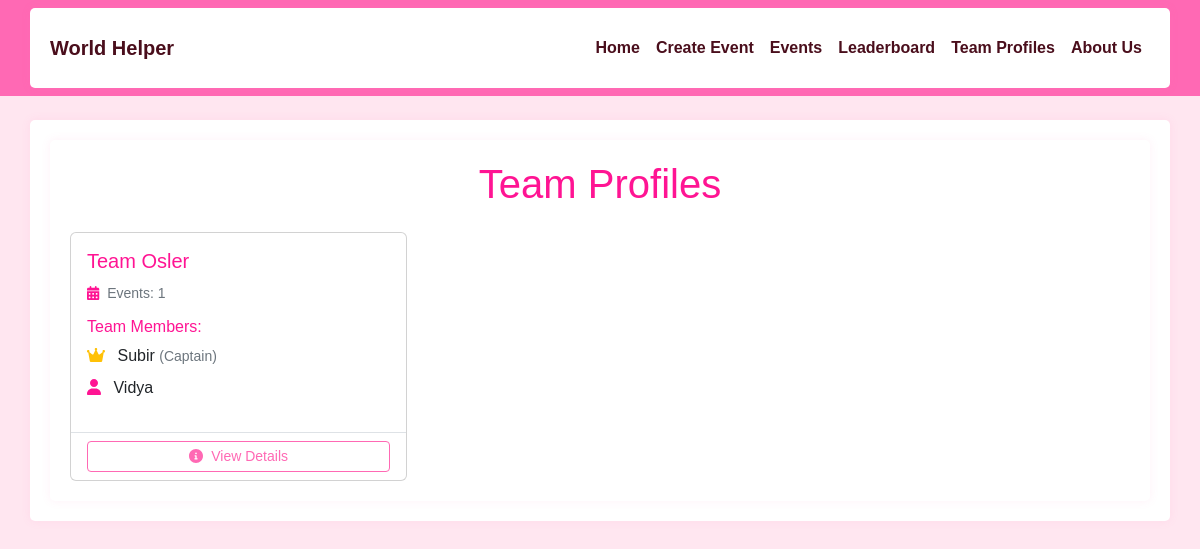
The app's page /team_profiles, older data.
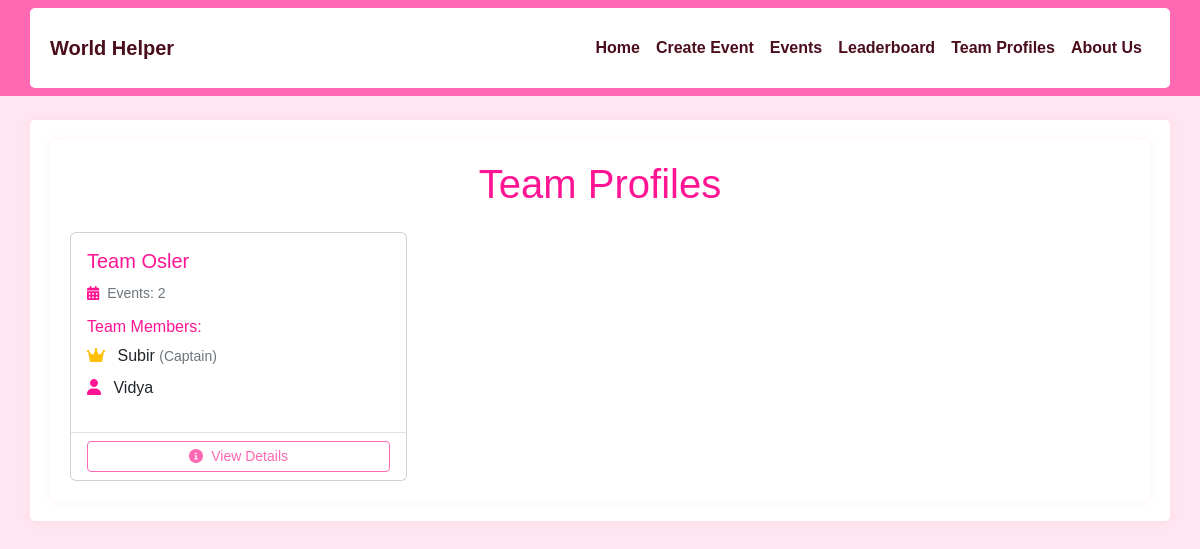
The same page, newer data.
### app/models.py (models this page shows)
class Team(db.Model):
    id = db.Column(db.Integer, primary_key=True)
    team_phrase = db.Column(db.String(100), nullable=False)
    name = db.Column(db.String(64), nullable=False)
    members = db.relationship('TeamMember', backref='team', lazy='dynamic')
    events = db.relationship('Event', backref='team', lazy='dynamic')
    bingo_card = db.relationship('BingoCard', backref='team', uselist=False)

### app/main/routes.py (the view)
@bp.route('/team_profiles')
def team_profiles():
    teams = db.session.query(Team, func.count(Event.id).label('event_count')) \
        .outerjoin(Event) \
        .group_by(Team.id) \
        .order_by(Team.name) \
        .all()
    return render_template('team_profiles.html', teams=teams)

### app/main/routes.py (called while the page is built)
@bp.context_processor
def utility_processor():
    return dict(SDG_DESCRIPTIONS=SDG_DESCRIPTIONS)

### app/templates/team_profiles.html (shortened to what this page needs)
{% extends "base.html" %}
{% block content %}
<div class="container">
    <h1 class="text-center mb-4 theme-pink">Team Profiles</h1>
    <div class="row row-cols-1 row-cols-md-2 row-cols-lg-3 g-4">
        {% for team, event_count in teams %}
        <div class="col">
            <div class="card h-100">
                <div class="card-body">
                    <h5 class="card-title theme-pink">{{ team.name }}</h5>
                    <div class="mb-3">
                        <small class="text-muted">
                            <i class="fas fa-calendar-alt me-1 theme-pink"></i>
                            Events: {{ event_count }}
                        </small>
                    </div>
                    <h6 class="card-subtitle mb-2 theme-pink">Team Members:</h6>
                    <ul class="list-unstyled">
                        {% for member in team.members %}
                        <li class="mb-2">
                            <i class="fas {% if member.is_captain %}fa-crown text-warning{% else %}fa-user text-pink{% endif %} me-2"></i>
                            {{ member.name }}
                            {% if member.is_captain %}
                            <small class="text-muted">(Captain)</small>
                            {% endif %}
                        </li>
                        {% endfor %}
                    </ul>
                </div>
                <div class="card-footer bg-transparent border-top">
                    <a href="{{ url_for('main.team', team_id=team.id) }}"
                       class="btn btn-outline-pink btn-sm w-100">
                        <i class="fas fa-info-circle me-1"></i> View Details
                    </a>
                </div>
            </div>
        </div>
        {% endfor %}
    </div>
</div>
{% endblock %}

Row changes from the older to the newer data that the page shows:
changed Team "Team Osler": id "1" → "2"
